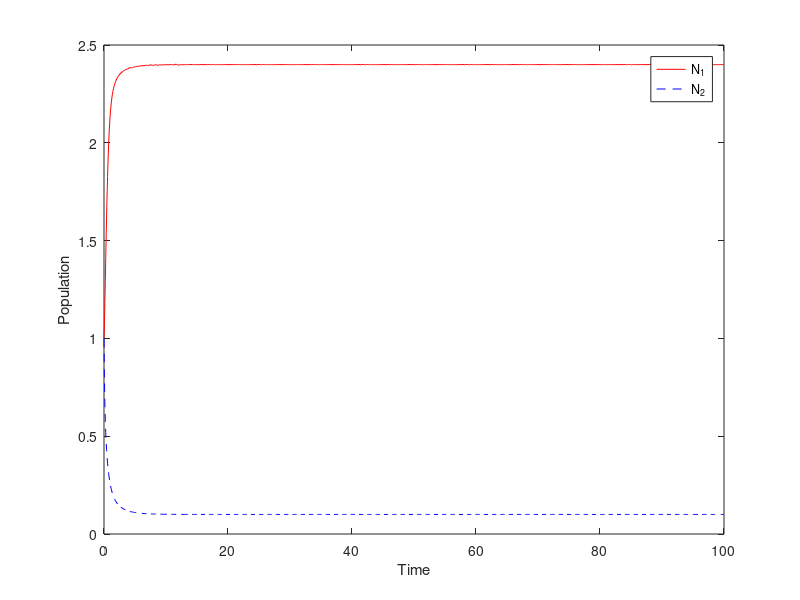

This chart was generated by the following MATLAB code:
function ecologyComp
% Параметри на системата
a = 5;b = 2;sigma = 2;
c = 3;nu = 1;d = 6;
N0 = [1; 1];
ecologyCompGraph(a,b,sigma,c,nu,d,N0,1)
% a = 4;b = 3;sigma = 6;
% c = 2;nu = 5;d = 1;
% N0 = [1; 1];
% ecologyCompGraph(a,b,sigma,c,nu,d,N0,2)
end

function ecologyCompGraph(a,b,sigma,c,nu,d,N0,i)
% Дефиниране на началните условия и интервала на времето
tspan = [0 100];

% Дефиниране на функцията, която описва системата
ode = @(t, N) [ (a - b*N(1) - sigma*N(2)) * N(1);
                (c - nu*N(1) - d*N(2)) * N(2)];

% Решаване на системата от диференциални уравнения
[t, N] = ode45(ode, tspan, N0);

% Визуализация на резултатите
figure(i),plot(t, N(:,1), 'r-', t, N(:,2), 'b--');
legend('N_1', 'N_2', 'Location' , 'best');
xlabel('Time');
ylabel('Population');
end

